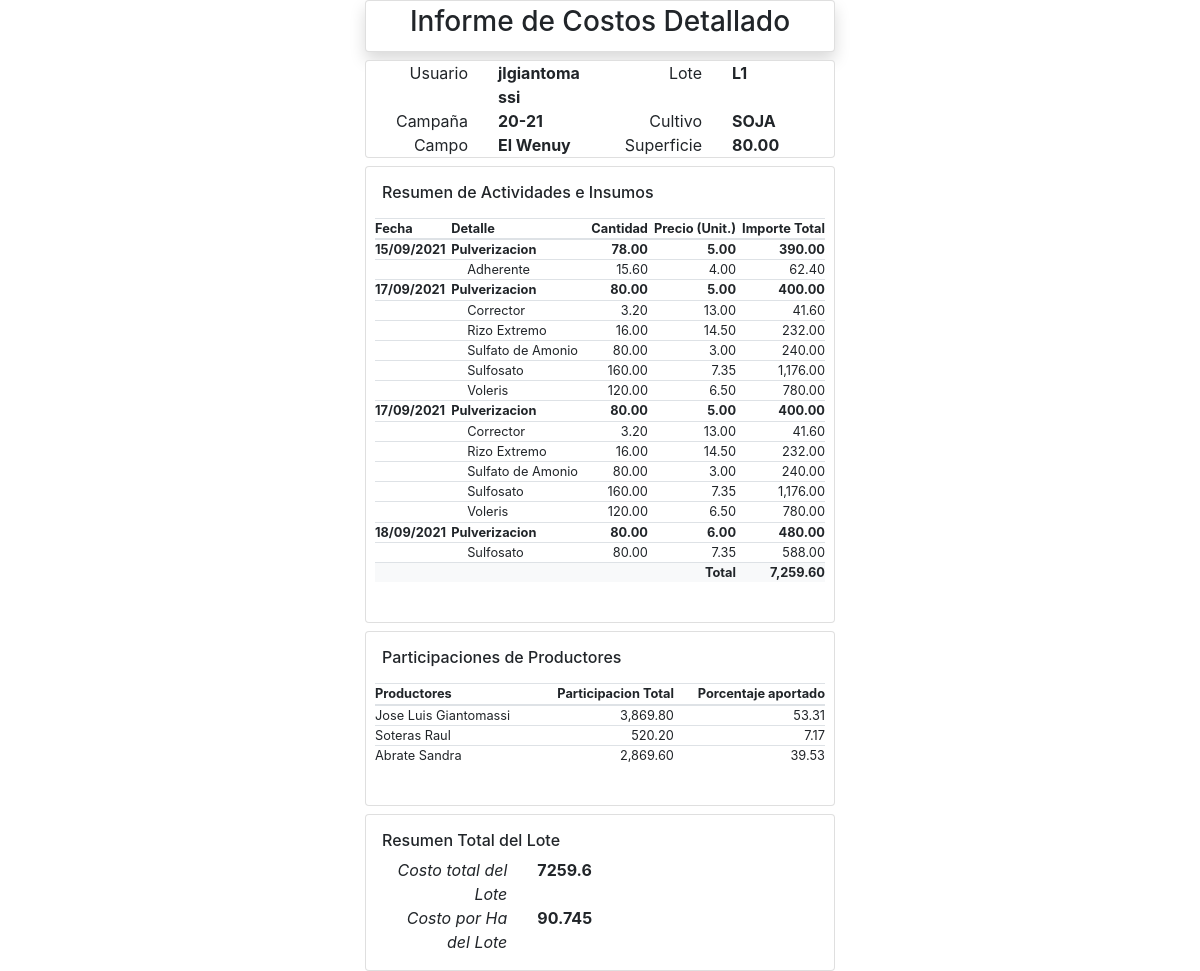
Screenshot of /generarInformeCostosDetallado.php?idloteCampana=63 with the database file from the repository.
### tables this page shows
CREATE TABLE `usuarios` (
  `idusuario` int(11) NOT NULL,
  `usuario` varchar(20) NOT NULL,
  `rol` int(11) NOT NULL,
  `nombre` varchar(50) NOT NULL,
  `pass` varchar(8) NOT NULL,
  `idUltimaEmpresa` int(11) NOT NULL DEFAULT 0
);

CREATE TABLE `lotes` (
  `idlote` int(11) NOT NULL,
  `lote` varchar(45) NOT NULL,
  `idcampo` int(11) NOT NULL,
  `superficie` decimal(10,2) DEFAULT NULL
);

CREATE TABLE `campanas` (
  `idcampana` int(11) NOT NULL,
  `campana` varchar(10) NOT NULL
);

CREATE TABLE `cultivos` (
  `idcultivo` int(11) NOT NULL,
  `cultivo` varchar(20) NOT NULL
);

CREATE TABLE `campos` (
  `idcampo` int(11) NOT NULL,
  `campo` varchar(45) NOT NULL,
  `idusuario` int(11) NOT NULL
);

CREATE TABLE `actividades_lotes` (
  `idactividad` int(11) NOT NULL,
  `idloteCampana` int(11) NOT NULL,
  `idlabor` int(11) NOT NULL,
  `fecha` date NOT NULL,
  `superficie` decimal(10,2) NOT NULL,
  `precioha` decimal(10,2) NOT NULL,
  `maquinaria` int(11) NOT NULL DEFAULT 0 COMMENT '0-nada 1-contratada 2-propia',
  `observaciones` varchar(200) DEFAULT NULL
);

CREATE TABLE `labores` (
  `idlabor` int(11) NOT NULL,
  `labor` varchar(45) NOT NULL,
  `precio` decimal(10,2) DEFAULT NULL,
  `idusuario` int(11) NOT NULL
);

CREATE TABLE `actividades_insumos` (
  `idactividad_insumo` int(11) NOT NULL,
  `idactividad` int(11) NOT NULL,
  `idinsumo` int(11) NOT NULL,
  `cantidadHa` decimal(7,2) NOT NULL,
  `precio` decimal(10,2) NOT NULL,
  `cantidadTotal` decimal(10,2) NOT NULL
);

CREATE TABLE `insumos` (
  `idinsumo` int(11) NOT NULL,
  `insumo` varchar(45) NOT NULL,
  `precio` decimal(10,2) DEFAULT NULL,
  `idunidad` int(11) DEFAULT NULL,
  `idusuario` int(11) NOT NULL
);

### conexion/BaseDatos.php (called while the page is built, shortened)
<?php
class BaseDatos {
	private $host="127.0.0.1";
	private $port=3306;
	private $socket="";
	private $user="root";
	private $password="";
	private $dbname="agrogestion";
	private function conectar()
	{
		$con = new mysqli($this->host, $this->user, $this->password, $this->dbname, $this->port, $this->socket);
		$con->set_charset("utf-8");
		if ($con->connect_error) {
			$con->connect_error;
			header('Location: error-conexion.php');
			exit;
		}
		else
		{
			return $con;
		}
	}
	public function sql($sql)
	{
		try{
			$con=$this->conectar();
			$query = $con->query($sql);
			$datos=array();
			if($query)
			{
				$datos=$query->fetch_all(MYSQLI_ASSOC);
			}
			else
			{
				$this->cantReg=0;
			}
			return $datos;
		}catch(Exception $e)
		{
			die($e->getMessage());
		}
	}
}
?>

### includes/modelos/actividadesModelo.php (called while the page is built, shortened)
<?php
include_once($raiz . "conexion/BaseDatos.php");
class actividadesModel
{
    private $bd;
    public function __construct()
    {
        $this->bd = new BaseDatos();
    }
    public function cargarActividades($idlotecampana)
    {
        $sql = "SELECT idactividad, DATE_FORMAT(fecha, '%d/%m/%Y') as fechaDMY,labor,precioha,superficie,observaciones FROM actividades_lotes INNER JOIN labores on actividades_lotes.idlabor=labores.idlabor WHERE idloteCampana=" . $idlotecampana . " order by fecha ASC";
        return $this->bd->sql($sql);
    }
    public function cargarInsumos($idactividad)
    {
        $sql = "SELECT a.idactividad,a.idactividad_insumo,a.idinsumo,i.insumo,a.cantidadHa,a.precio,a.cantidadTotal FROM actividades_insumos a INNER JOIN insumos i on a.idinsumo=i.idinsumo WHERE idactividad=" . $idactividad . " ORDER BY i.insumo";
        return $this->bd->sql($sql);
    }
    public function participacionProductores($idloteCampana)
    {
        $sql = "SELECT tem.idempresa, tem.empresa, sum(tem.total) as total
        From (
        SELECT e.empresa,ae.total,e.idempresa  FROM `actividades_lotes` al INNER JOIN actividades_empresas ae on al.idactividad=ae.idactividad INNER JOIN empresas e ON ae.idempresa=e.idempresa WHERE al.idloteCampana=".$idloteCampana."
        UNION ALL
        SELECT e.empresa,ie.total,e.idempresa
        FROM `actividades_lotes` al INNER JOIN actividades_insumos ai on al.idactividad=ai.idactividad INNER JOIN `insumos_empresas` ie ON ai.idactividad_insumo=ie.idactividad_insumo INNER JOIN empresas e ON ie.idempresa=e.idempresa WHERE al.idloteCampana=".$idloteCampana."
        ) as tem
        GROUP BY tem.idempresa";
        return $this->bd->sql($sql);
    }
}

### includes/modelos/camposModelo.php (called while the page is built, shortened)
<?php
include_once($raiz."conexion/BaseDatos.php");
class camposModel
{
    private $bdLotes;
    public function __construct()
    {
        $this->bdLotes = new BaseDatos();
    }
    public function datosByIdCampana($idloteCampana)
    {
        $sql="SELECT u.usuario,c.campo,l.lote,l.superficie,ca.campana,cu.cultivo FROM lotescampanas lc INNER JOIN lotes l ON lc.idlote=l.idlote INNER JOIN campos c ON l.idcampo=c.idcampo inner JOIN usuarios u ON lc.idusuario=u.idusuario INNER JOIN campanas ca ON lc.idcampana=ca.idcampana INNER JOIN cultivos cu ON lc.idcultivo=cu.idcultivo WHERE lc.idloteCampana=".$idloteCampana;
        return $this->bdLotes->sql($sql);
    }
}
?>

### generarInformeCostosDetallado.php (the view)
<!DOCTYPE html>
<html lang="en">
<?php
$raiz = "";
$idloteCampana = $_GET["idloteCampana"];
include_once("includes/header.php");
include_once("includes/modelos/camposModelo.php");
include_once("includes/modelos/actividadesModelo.php");
$oLote = new camposModel();
$datos = $oLote->datosByIdCampana($idloteCampana);
$oActividad = new actividadesModel();
$actividades = $oActividad->cargarActividades($idloteCampana);
$totalActividades = 0;
$totalInsumos = 0;
$productores=$oActividad->participacionProductores($idloteCampana);
?>
<body>
    <div class="container col-5">
        <div class="card p-1 mb-2 shadow bg-white rounded ">
            <h3 class="text-center ">Informe de Costos Detallado</h3>
        </div>
        <div class="card col-12" id="datos">
            <div class="row">
                <div class="col-3 text-right">
                    Usuario
                </div>
                <div class="col-3 text-left">
                    <strong><?php echo $datos[0]["usuario"]; ?></strong>
                </div>
                <div class="col-3 text-right">
                    Lote
                </div>
                <div class="col-3 text-left">
                    <strong><?php echo $datos[0]["lote"]; ?></strong>
            </div>
            </div>
            <div class="row">
                <div class="col-3 text-right">
                    Campaña
                </div>
                <div class="col-3 text-left">
                    <strong><?php echo $datos[0]["campana"]; ?></strong>
                </div>
                <div class="col-3 text-right">
                    Cultivo
                </div>
                <div class="col-3 text-left">
                    <strong><?php echo $datos[0]["cultivo"]; ?></strong>
                </div>
            </div>
            <div class="row">
                <div class="col-3 text-right">
                    Campo
                </div>
                <div class="col-3 text-left">
                    <strong><?php echo $datos[0]["campo"]; ?></strong>
                </div>
                <div class="col-3 text-right">
                    Superficie
                </div>
                <div class="col-3 text-left">
                    <strong><?php echo $datos[0]["superficie"]; ?></strong>
                </div>
            </div>
    </div>
        <div class="card mt-2 p-3" id="actividades">
            <h6>Resumen de Actividades e Insumos</h6>
            <div class="row p-2">
                <table class="table table-sm">
                    <thead>
                        <th>Fecha</th>
                        <th>Detalle</th>
                        <th class="text-right">Cantidad</th>
                        <th class="text-right">Precio (Unit.) </th>
                        <th class="text-right">Importe Total</th>
                    </thead>
                    <tbody>
                        <?php foreach ($actividades as $actividad) {
                            $idactividad = $actividad["idactividad"];
                            $insumos = $oActividad->cargarInsumos($idactividad);
                            $totalActividades += $actividad["superficie"] * $actividad["precioha"];
                        ?>
                            <tr>
                                <td><strong><?php echo $actividad["fechaDMY"]; ?></strong></td>
                                <td><strong><?php echo $actividad["labor"]; ?></strong></td>
                                <td class="text-right"><strong><?php echo $actividad["superficie"]; ?></strong></td>
                                <td class="text-right"><strong><?php echo $actividad["precioha"]; ?></strong></td>
                                <td class="text-right"><strong><?php echo number_format($actividad["superficie"] * $actividad["precioha"],2); ?></strong></td>
                            </tr>
                            <?php foreach ($insumos as $insumo) {
                                $totalInsumos += $insumo["cantidadTotal"] * $insumo["precio"];
                            ?>
                                <tr>
                                    <td></td>
                                    <td class="pl-3"><?php echo $insumo["insumo"]; ?></td>
                                    <td class="text-right"><?php echo $insumo["cantidadTotal"]; ?></td>
                                    <td class="text-right"><?php echo $insumo["precio"]; ?></td>
                                    <td class="text-right"><?php echo number_format($insumo["cantidadTotal"] * $insumo["precio"], 2); ?></td>
                                </tr>
                        <?php }
                        } ?>
                        <tr class="bg-light">
                            <td colspan="4" class="text-right"><strong>Total</strong></td>
                            <td class="text-right"><strong><?php echo number_format($totalActividades+$totalInsumos,2); ?></strong></td>
                        </tr>
                    </tbody>
                </table>
            </div>
        </div>
        <div class="card mt-2 p-3" id="participaciones">
            <h6>Participaciones de Productores</h6>
            <div class="row p-2">
                <table class="table table-sm">
                    <thead>
                        <th>Productores</th>
                        <th class="text-right">Participacion Total</th>
                        <th class="text-right">Porcentaje aportado</th>
                    </thead>
                    <tbody>
                    <?php
                        $totalAportes=0;
                        foreach ($productores as $productor) {
                            $totalAportes += $productor["total"];
                        }
                            ?>
                        <?php foreach ($productores as $productor) { ?>
                            <tr>
                                <td><?php echo $productor["empresa"]; ?></td>
                                <td class="text-right"><?php echo number_format($productor["total"],2); ?></td>
                                <td class="text-right"><?php echo number_format((($productor["total"]/$totalAportes)*100),2); ?></td>
                            </tr>
                        <?php } ?>
                    </tbody>
                </table>
            </div>
        </div>
        <div class="card mt-2 p-3" id="Totales">
            <h6>Resumen Total del Lote</h6>
            <div class="row">
                <div class="col-4 text-right">
                    <i>Costo total del Lote</i>
                </div>
                <div class="col-4 text-left">
                    <strong><?php echo $totalInsumos + $totalActividades; ?></strong>
                </div>
            </div>
            <div class="row">
                <div class="col-4 text-right">
                    <i>Costo por Ha del Lote</i>
                </div>
                <div class="col-4 text-left">
                    <strong><?php echo ($totalInsumos + $totalActividades) / $datos[0]["superficie"]; ?></strong>
                </div>
            </div>
        </div>
    </div>
</body>
</html>

### css/estilos.css (style rules this page uses)
tr { height : 0.7rem; font-size: 0.8rem; margin: 0 0 0 0; }
.table-sm td, .table-sm th { padding: 0rem; }

### rows the page displays
usuarios: usuario "jlgiantomassi", lotes.lote "L1", campanas.campana "20-21", cultivos.cultivo "SOJA", campos.campo "El Wenuy", lotes.superficie "80.00", lotes.superficie "90.745"
actividades_lotes: fechaDMY "15/09/2021", idlabor.labor "Pulverizacion", superficie "78.00", precioha "5.00", $actividad["superficie"] * $actividad["precioha"] "390.00"
actividades_insumos: idinsumo.insumo "Adherente", cantidadTotal "15.60", precio "4.00", $insumo["cantidadTotal"] * $insumo["precio"] "62.40"
actividades_lotes: fechaDMY "17/09/2021", idlabor.labor "Pulverizacion", superficie "80.00", precioha "5.00", $actividad["superficie"] * $actividad["precioha"] "400.00"
actividades_insumos: idinsumo.insumo "Corrector", cantidadTotal "3.20", precio "13.00", $insumo["cantidadTotal"] * $insumo["precio"] "41.60"
actividades_insumos: idinsumo.insumo "Rizo Extremo", cantidadTotal "16.00", precio "14.50", $insumo["cantidadTotal"] * $insumo["precio"] "232.00"
actividades_insumos: idinsumo.insumo "Sulfato de Amonio", cantidadTotal "80.00", precio "3.00", $insumo["cantidadTotal"] * $insumo["precio"] "240.00"
actividades_insumos: idinsumo.insumo "Sulfosato", cantidadTotal "160.00", precio "7.35", $insumo["cantidadTotal"] * $insumo["precio"] "1,176.00"
actividades_insumos: idinsumo.insumo "Voleris", cantidadTotal "120.00", precio "6.50", $insumo["cantidadTotal"] * $insumo["precio"] "780.00"
actividades_lotes: fechaDMY "17/09/2021", idlabor.labor "Pulverizacion", superficie "80.00", precioha "5.00", $actividad["superficie"] * $actividad["precioha"] "400.00"
actividades_insumos: idinsumo.insumo "Corrector", cantidadTotal "3.20", precio "13.00", $insumo["cantidadTotal"] * $insumo["precio"] "41.60"
actividades_insumos: idinsumo.insumo "Rizo Extremo", cantidadTotal "16.00", precio "14.50", $insumo["cantidadTotal"] * $insumo["precio"] "232.00"
actividades_insumos: idinsumo.insumo "Sulfato de Amonio", cantidadTotal "80.00", precio "3.00", $insumo["cantidadTotal"] * $insumo["precio"] "240.00"
actividades_insumos: idinsumo.insumo "Sulfosato", cantidadTotal "160.00", precio "7.35", $insumo["cantidadTotal"] * $insumo["precio"] "1,176.00"
actividades_insumos: idinsumo.insumo "Voleris", cantidadTotal "120.00", precio "6.50", $insumo["cantidadTotal"] * $insumo["precio"] "780.00"
actividades_lotes: fechaDMY "18/09/2021", idlabor.labor "Pulverizacion", superficie "80.00", precioha "6.00", $actividad["superficie"] * $actividad["precioha"] "480.00"
actividades_insumos: idinsumo.insumo "Sulfosato", cantidadTotal "80.00", precio "7.35", $insumo["cantidadTotal"] * $insumo["precio"] "588.00"

### other values shown
$totalActividades+$totalInsumos "7,259.60"
$productor["empresa"] "Jose Luis Giantomassi"
$productor["total"] "3,869.80"
$productor["empresa"] "Soteras Raul"
$productor["total"] "520.20"
$productor["empresa"] "Abrate Sandra"
$productor["total"] "2,869.60"
$totalInsumos + $totalActividades "7259.6"
